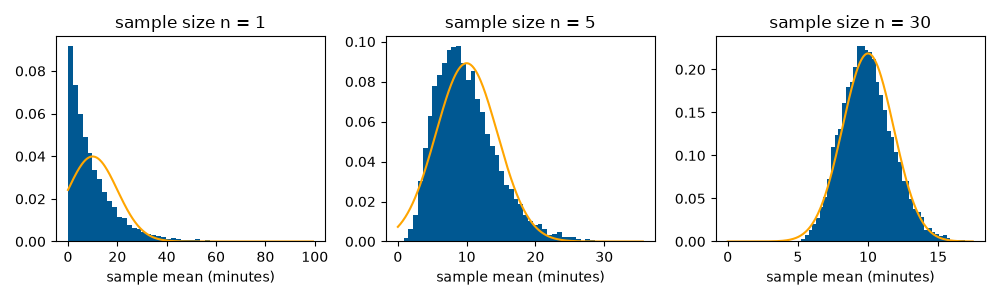

Here is the Python script that generated this plot:
import numpy as np
import matplotlib.pyplot as plt
from scipy.stats import norm

rng = np.random.default_rng(1)
MEAN = 10            # average watch time, in minutes
SAMPLES = 10_000     # how many samples we draw for each size

fig, axes = plt.subplots(1, 3, figsize=(10, 3))
for ax, n in zip(axes, [1, 5, 30]):
    # 10,000 samples of n watch times each; average each sample
    data = rng.exponential(MEAN, size=(SAMPLES, n))
    means = data.mean(axis=1)
    print(f"n = {n:2}: mean of x-bar = {means.mean():.2f}, "
          f"sd of x-bar = {means.std():.2f}, theory = {MEAN / np.sqrt(n):.2f}")

    ax.hist(means, bins=50, density=True, color="#005892")
    x = np.linspace(0, means.max(), 300)
    ax.plot(x, norm.pdf(x, MEAN, MEAN / np.sqrt(n)), color="orange")
    ax.set_title(f"sample size n = {n}")
    ax.set_xlabel("sample mean (minutes)")
fig.tight_layout()
fig.savefig("clt_simulation.png")
